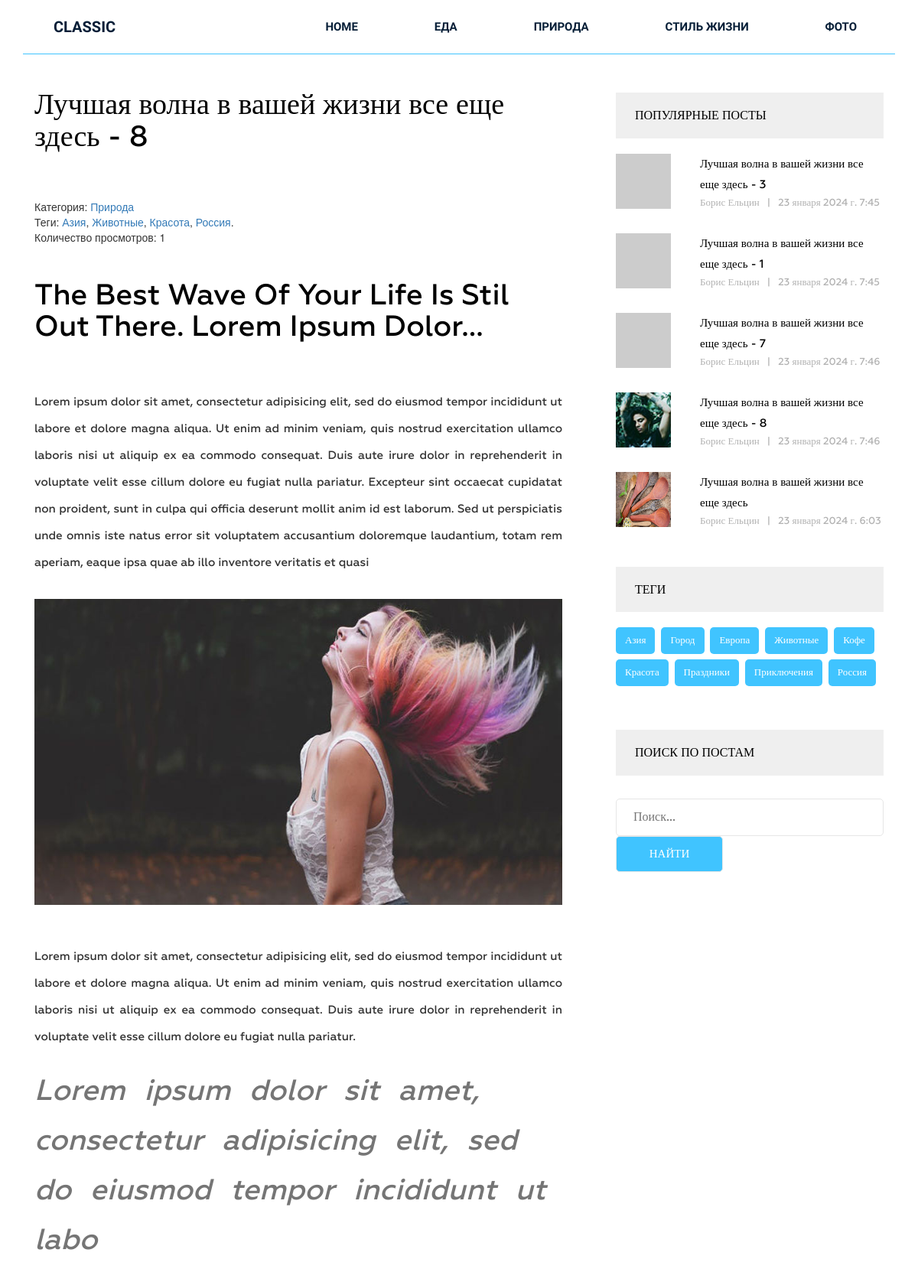
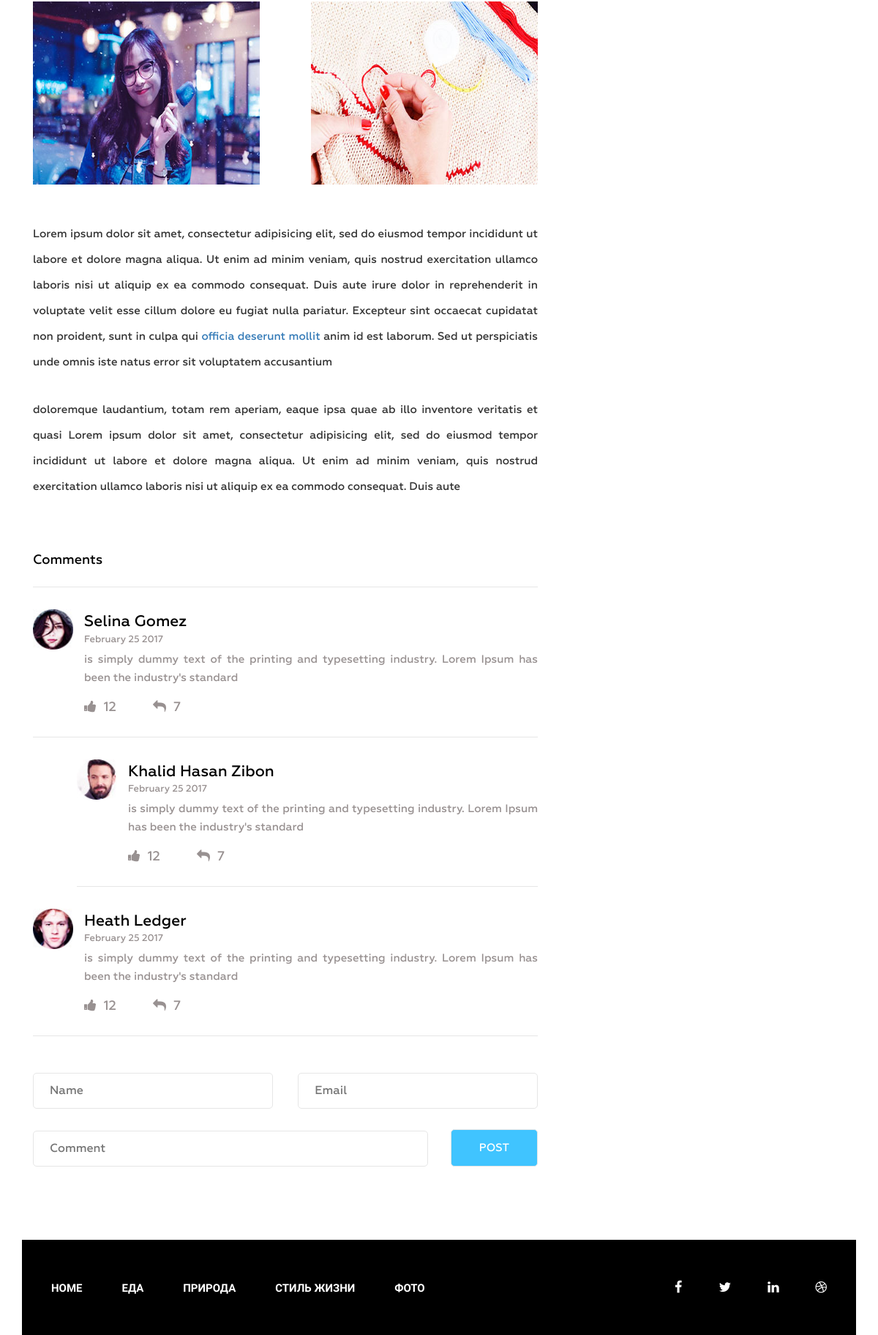
The app's page /posts/luchshaya-volna-v-vashej-zhizni-vse-eshe-zdes-8/ with its own data (2 pictures, top to bottom).
### blog/models.py (models this page shows, shortened)
class Category(models.Model):
    title = models.CharField(max_length=250, verbose_name='Наименование')
    slug = models.SlugField(max_length=250, unique=True, verbose_name='Алиас')
    def get_absolute_url(self):
        return reverse("category", kwargs={"slug": self.slug})
    class Meta:
        ordering = ['title']
        verbose_name = "Категория"
        verbose_name_plural = "Категории"

class Post(models.Model):
    title = models.CharField(max_length=250, verbose_name='Наименование')
    slug = models.SlugField(max_length=250, unique=True, verbose_name='Алиас')
    content = models.TextField(blank=True, verbose_name='Содержимое')
    author = models.CharField(max_length=100, verbose_name='Автор')
    views = models.PositiveIntegerField(default=0, verbose_name='Количество просмотров')
    photo = models.ImageField(upload_to='media/%Y/%m/%\d', blank=True, verbose_name='Изображение')
    category = models.ForeignKey(Category, on_delete=models.PROTECT, related_name='posts', verbose_name='Категория')
    tags = models.ManyToManyField(Tag, related_name='posts', blank=True, verbose_name='Теги')
    created_at = models.DateTimeField(auto_now_add=True, verbose_name='Опубликовано')
    def get_absolute_url(self):
        return reverse("post-detail", kwargs={"slug": self.slug})
    class Meta:
        verbose_name = "Пост"
        verbose_name_plural = "Посты"
        ordering = ['-created_at']

class Tag(models.Model):
    title = models.CharField(max_length=250, verbose_name='Наименование')
    slug = models.SlugField(max_length=250, unique=True, verbose_name='Алиас')
    def get_absolute_url(self):
        return reverse("posts-by-tag", kwargs={"slug": self.slug})
    class Meta:
        verbose_name = "Тег"
        verbose_name_plural = "Теги"
        ordering = ['title']

### blog/views.py (the view)
# urls.py: path("posts/<slug:slug>/", PostDetailView.as_view(), name='post-detail'),
class PostDetailView(DetailView):
    model = Post
    template_name = 'blog/single.html'
    context_object_name = 'post'
    def get_context_data(self, **kwargs):
        context = super().get_context_data(**kwargs)
        self.object.views = F('views') + 1
        self.object.save()
        self.object.refresh_from_db()
        return context

### blog/templatetags/menu.py (called while the page is built)
@register.inclusion_tag('blog/menu_tpl.html')
def show_menu(menu_class='menu'):
    categories = Category.objects.all()
    return {'categories': categories, 'menu_class': menu_class}

### blog/templatetags/popular_posts.py (called while the page is built)
@register.inclusion_tag('blog/popular_posts_tpl.html')
def show_popular_posts(cnt=3):
    posts = Post.objects.order_by('-views')[:cnt]
    return {'posts': posts}

### blog/templatetags/search_form.py (called while the page is built)
@register.inclusion_tag('blog/search_form_tpl.html')
def show_search_form(text_search=''):
    return {'text_search': text_search}

### blog/templatetags/tags_cloud.py (called while the page is built)
@register.inclusion_tag('blog/tags_cloud_tpl.html')
def show_tags_cloud(cnt=3):
    tags = Tag.objects.all()
    return {'tags': tags}

### blog/templates/blog/single.html (shortened to what this page needs)
{% extends "base.html" %}
{% load static %}
{% load popular_posts %}
{% load tags_cloud %}
{% load search_form %}
{% block content %}
<section class="single-blog-area">
    <div class="container">
        <div class="row">
           <div class="col-md-12">
            <div class="border-top">
                <div class="col-md-8">
                <div class="blog-area">
                    <div class="blog-area-part">
                        <h2>{{post.title}}</h2>
                        <div>
                            <span>Категория: </span>
                            <a href="{{post.category.get_absolute_url}}">{{post.category.title}}</a>
                        </div>
                        <div>
                            <span>Теги: </span>
                            {% for tag in post.tags.all %}
                                <a href="{{tag.get_absolute_url}}">{{tag.title}}</a>{% if not forloop.last %},{% else %}.{% endif %}
                            {% endfor %}
                        </div>
                        <div>
                            <span>Количество просмотров: </span>
                            {{post.views}}
                        </div>
                        <div class="for-style">
                            {{post.content|safe}}
                        </div>
                    </div>
                    <div class="commententries">
                        <h3>Comments</h3>
                        <ul class="commentlist">
                            <li>
                                <article class="comment">
                                    <header class="comment-author">
                                        <img src="img/author-1.jpg" alt="">
                                    </header>
                                    <section class="comment-details">
                                        <div class="author-name">
                                            <h5><a href="#">Selina Gomez</a></h5>
                                            <p>February 25 2017</p>
                                        </div>
                                        <div class="comment-body">
                                            <p>is simply dummy text of the printing and typesetting industry. Lorem Ipsum has been the industry's standard </p>
                                        </div>
                                        <div class="reply">
                                            <p><span><a href="#"><i class="fa fa-thumbs-up" aria-hidden="true"></i></a>12</span><span><a href="#"><i class="fa fa-reply" aria-hidden="true"></i></a>7</span></p>
                                        </div>
                                    </section>
                                </article>
                                <ul class="children">
                                    <li>
                                        <article class="comment">
                                            <header class="comment-author">
                                                <img src="img/author-2.jpg" alt="">
                                            </header>
                                            <section class="comment-details">
                                                <div class="author-name">
                                                    <h5><a href="#">Khalid Hasan Zibon</a></h5>
                                                    <p>February 25 2017</p>
                                                </div>
                                                <div class="comment-body">
                                                    <p>is simply dummy text of the printing and typesetting industry. Lorem Ipsum has been the industry's standard </p>
                                                </div>
                                                <div class="reply">
                                                    <p><span><a href="#"><i class="fa fa-thumbs-up" aria-hidden="true"></i></a>12</span><span><a href="#"><i class="fa fa-reply" aria-hidden="true"></i></a>7</span></p>
                                                </div>
                                            </section>
                                        </article>
                                    </li>
                                </ul>
                            </li>
                            <li>
                                <article class="comment">
                                    <header class="comment-author">
                                        <img src="img/author-3.jpg" alt="">
                                    </header>
                                    <section class="comment-details">
                                        <div class="author-name">
                                            <h5><a href="#">Heath Ledger</a></h5>
                                            <p>February 25 2017</p>
                                        </div>
                                        <div class="comment-body">
                                            <p>is simply dummy text of the printing and typesetting industry. Lorem Ipsum has been the industry's standard </p>
                                        </div>
                                        <div class="reply">
                                            <p><span><a href="#"><i class="fa fa-thumbs-up" aria-hidden="true"></i></a>12</span><span><a href="#"><i class="fa fa-reply" aria-hidden="true"></i></a>7</span></p>
                                        </div>
                                    </section>
                                </article>
                            </li>
                        </ul>
                    </div>
                    <form action="#" method="get">
                        <div class="name">
                            <input type="text" name="" id="" placeholder="Name" class="name">
                        </div>
                        <div class="email">
                            <input type="email" name="" id="" placeholder="Email" class="email">
                        </div>
                        <div class="comment">
                            <input type="text" name="" id="" placeholder="Comment" class="comment">
                        </div>
                        <div class="post">
                            <input type="submit" value="Post">
                        </div>
                    </form>
                </div>
            </div>
            <div class="col-md-4">
                {% show_popular_posts 5 %}
                {% show_tags_cloud %}
                {% show_search_form %}
            </div>
            </div>
            </div>
        </div>
    </div>
</section>
{% endblock  %}

### blog/templates/blog/menu_tpl.html
<div class="{{ menu_class }}">
    <ul>
        <li><a href="{% url "home" %}">Home</a></li>
        {% for item in categories %}
            <li><a href="{{item.get_absolute_url}}">{{item.title}}</a></li>
        {% endfor %}
    </ul>
</div>

### blog/templates/blog/popular_posts_tpl.html
<h2 class="sidebar-title">Популярные посты</h2>
<div class="grid">
    {% for post in posts %}
        <div class="portfolio-item popular">
            {% if post.photo %}
                <img src="{{post.photo.url}}" alt="{{post.title}} ">
            {% else %}
                <img src="https://placehold.co/228x228" alt="{{post.title}}">
            {% endif %}
            <div class="portfolio-text">
                <h5><a href="{{post.get_absolute_url}}">{{post.title}}</a></h5>
                <p>{{post.author}}<span>|</span>{{post.created_at}}</p>
            </div>
        </div>
    {% endfor %}
</div>

### blog/templates/blog/tags_cloud_tpl.html
<div class="tags">
    <h2 class="sidebar-title">Теги</h2>
    {% for tag in tags%}
        <p><a href="{{tag.get_absolute_url}}">{{tag.title}}</a></p>
    {% endfor %}
</div>

### records on screen
Category: title "ЕДА"
Category: title "ПРИРОДА"
Category: title "СТИЛЬ ЖИЗНИ"
Category: title "ФОТО"
Post: title "Лучшая волна в вашей жизни все еще здесь - 8", category "Природа", views "1", content "The Best Wave Of Your Life Is Stil Out There. Lorem Ipsum Dolor... Lorem ipsum dolor sit amet, consectetur adipisicing elit, sed do eiusmod tempor incididunt ut labore et dolore magna aliqua. Ut enim ad minim veniam, quis nostrud exercitation ullamco laboris nisi ut aliquip ex ea commodo consequat. Duis aute irure dolor in reprehenderit in voluptate velit esse cillum dolore eu fugiat nulla pariatur. Excepteur sint occaecat cupidatat non proident, sunt in culpa qui officia deserunt mollit anim id est laborum. Sed ut perspiciatis unde omnis iste natus error sit voluptatem accusantium doloremque laudantium, totam rem aperiam, eaque ipsa quae ab illo inventore veritatis et quasi Lorem ipsum…", content (picture), photo (picture), author "Борис Ельцин", created_at "23 января 2024 г. 7:46"
Tag: title "Азия"
Tag: title "Животные"
Tag: title "Красота"
Tag: title "Россия"
Post: title "Лучшая волна в вашей жизни все еще здесь - 3", author "Борис Ельцин", created_at "23 января 2024 г. 7:45"
Post: title "Лучшая волна в вашей жизни все еще здесь - 1", author "Борис Ельцин", created_at "23 января 2024 г. 7:45"
Post: title "Лучшая волна в вашей жизни все еще здесь - 7", author "Борис Ельцин", created_at "23 января 2024 г. 7:46"
Post: photo (picture), title "Лучшая волна в вашей жизни все еще здесь", author "Борис Ельцин", created_at "23 января 2024 г. 6:03"
Tag: title "Город"
Tag: title "Европа"
Tag: title "Кофе"
Tag: title "Праздники"
Tag: title "Приключения"
